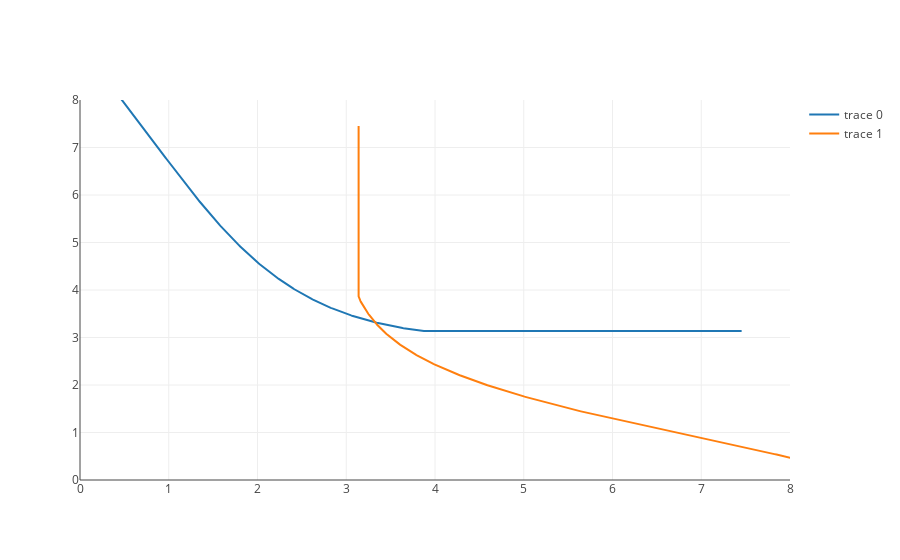
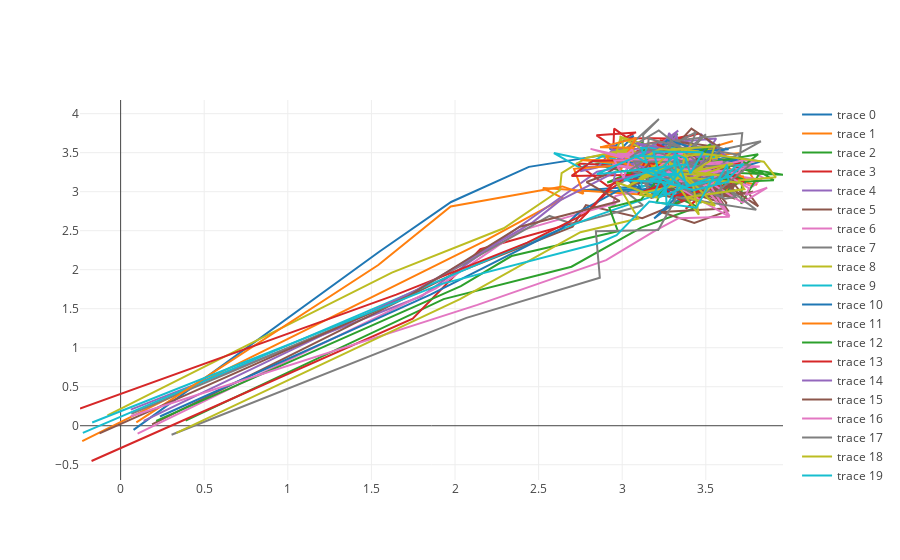

Here is the notebook cell these charts were saved with, in order:
### Code cell
curData = data_tanh_baseline[7]
[x,y] = createData(curData, simParams)

# Plot the nullclines and the data
plt(plt_type.Figure(data=
    [plt_type.Scatter(x=curData['nullcline1'][0,:], y=curData['nullcline1'][1,:]),
     plt_type.Scatter(x=curData['nullcline2'][0,:], y=curData['nullcline2'][1,:])
    ], 
                    layout=plt_type.Layout(xaxis={'range': [0.,8.]}, yaxis={'range': [0.,8.]})))

plots_by_run = []
for v in range(y.shape[2]):
    plots_by_run.append(
        plt_type.Scatter(x=np.squeeze(y[0,:,v]), 
                      y=np.squeeze(y[1,:,v]), 
                      mode='lines')
    )
    
plt(plots_by_run)
